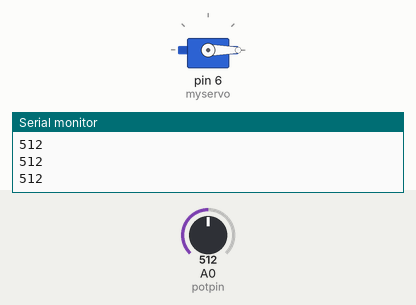
Simulated run of this sketch. Board: Arduino Uno, built with avr-gcc and run on an emulated ATmega328P. Shown: servo, the last lines printed to the serial monitor. The test bench sets the inputs (shaded band); at power-on: A0 (potpin) = 512.

Above: at 1.2 s.
1.3 s: A0 (potpin) set to 306
At 2.4 s:
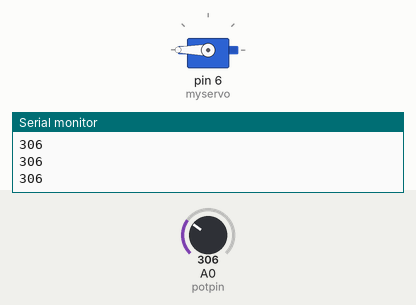
2.8 s: A0 (potpin) set to 122
At 3.7 s:
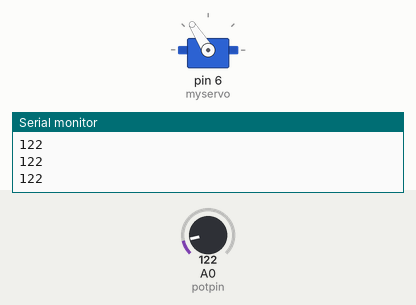
4.3 s: A0 (potpin) set to 900
At 5.0 s:
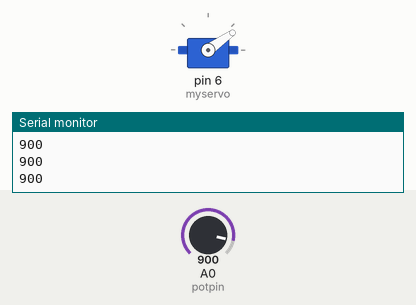
5.8 s: A0 (potpin) set to 1023
At 6.9 s:
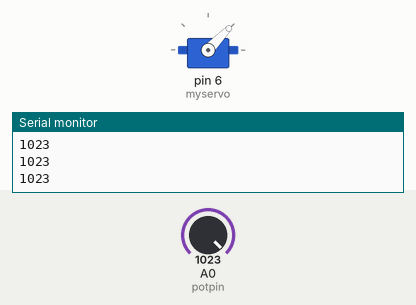
7.3 s: A0 (potpin) set to 511
At 8.4 s:
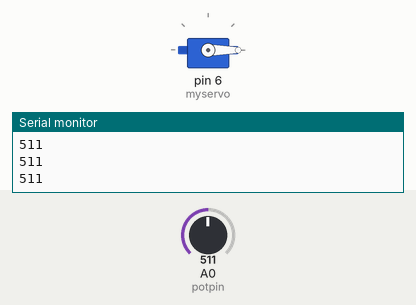
Timing chart, 0 to 9.8 s (numbered marks = the images above; inputs shaded):
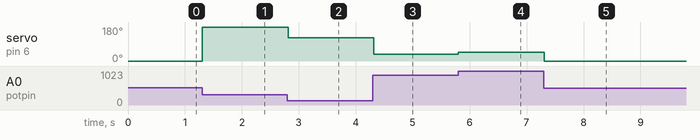

The sketch:

servopot.ino
```cpp
#include <Servo.h>
Servo myservo;

int potpin = A0;

int val;

void setup()

{
  myservo.attach(6);
  Serial.begin(9600);
}

void loop()
{
val = analogRead(potpin);

myservo.write(val);
Serial.println(val);
delay(15);
}
```

Measured:
- after the input at 1.3 s, servo on pin 6 (myservo): 0° → 180° at once
- after the input at 2.8 s, servo on pin 6 (myservo): 180° → 122° at once
- after the input at 4.3 s, servo on pin 6 (myservo): 122° → 35° at once
- after the input at 5.8 s, servo on pin 6 (myservo): 35° → 46° at once
- after the input at 7.3 s, servo on pin 6 (myservo): 46° → 0° at once
